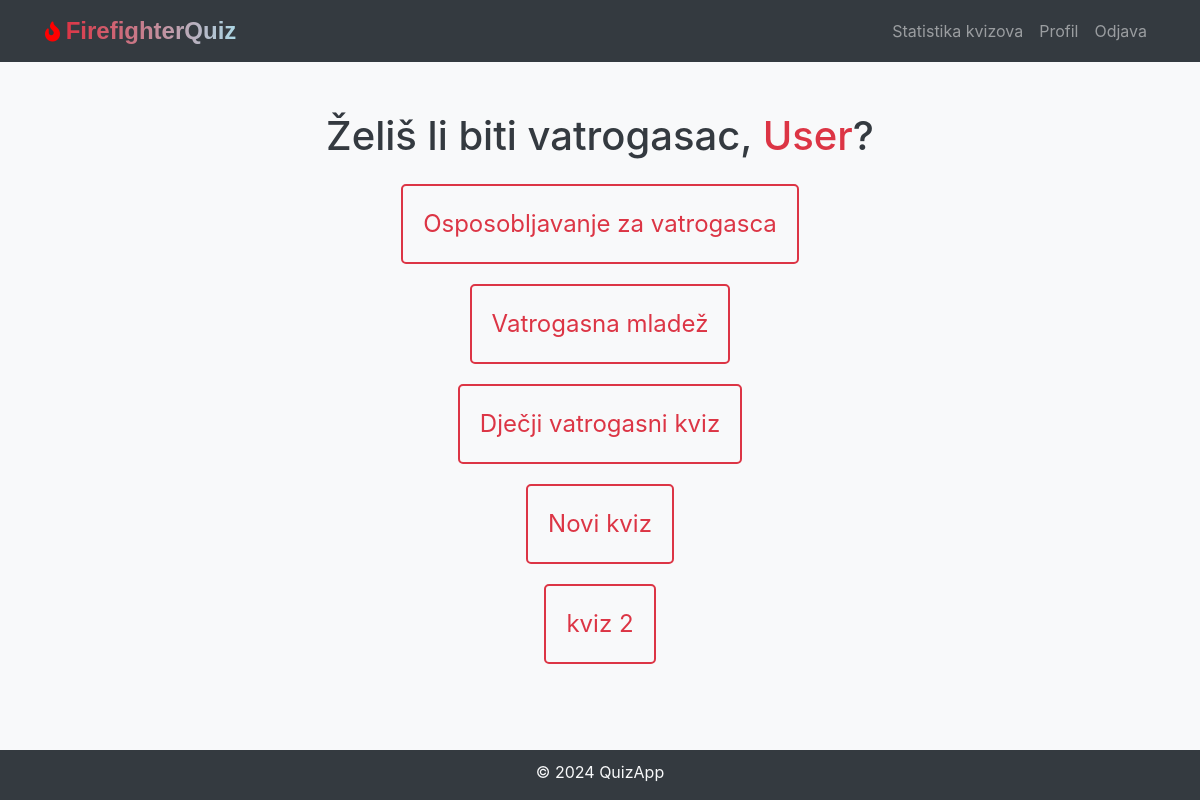
Screenshot of /welcome (signed in) with the database file from the repository.
### models.py (models this page shows, shortened)
class User(db.Model, UserMixin):
    id = db.Column(db.Integer, primary_key=True)
    username = db.Column(db.String(20), unique=True, nullable=False)
    first_name = db.Column(db.String(50), nullable=False)
    last_name = db.Column(db.String(50), nullable=False)
    email = db.Column(db.String(120), unique=True, nullable=False)
    password_hash = db.Column(db.String(128), nullable=False)
    quiz_scores = db.relationship('QuizScore', backref='user', lazy=True)
    is_admin = db.Column(db.Boolean, default=False, nullable=False)

class Quiz(db.Model):
    id = db.Column(db.Integer, primary_key=True)
    quiz_name = db.Column(db.String(255), nullable=False)
    questions = db.relationship('Question', backref='quiz', lazy=True)
    quiz_scores = db.relationship('QuizScore', backref='quiz', lazy=True)

### views.py (the view)
@views_app.route('/welcome')
@login_required
def welcome():
    quizzes = Quiz.query.all()
    return render_template('welcome.html', username=current_user.username, quizzes=quizzes)

### models.py (called while the page is built)
@login_manager.user_loader
def load_user(user_id):
    return User.query.get(int(user_id))

### templates/welcome.html (shortened to what this page needs)
<!DOCTYPE html>
<html lang="en">
<head>
    <link rel="stylesheet" href="https://maxcdn.bootstrapcdn.com/bootstrap/4.5.2/css/bootstrap.min.css">
    <link rel="stylesheet" href="{{ url_for('static', filename='css/styles-welcome.css') }}">
    <link rel="stylesheet" href="{{ url_for('static', filename='css/styles.css') }}">
    <link rel="stylesheet" href="https://cdnjs.cloudflare.com/ajax/libs/font-awesome/5.15.1/css/all.min.css"  />
</head>
<body>
{% include 'navbar.html' %}
<div class="container-welcome text-center">
    <h1 class="welcome-text text-dark">Želiš li biti vatrogasac, <span style="color: #dc3545;">{{ current_user.first_name|capitalize }}</span>?</h1>
    <div class="quiz-links mt-4 mx-auto">
        {% for quiz in quizzes %}
            <a href="{{ url_for('views.quiz', quiz_id=quiz.id) }}" class="quiz-block">
                <div class="quiz-link">{{ quiz.quiz_name }}</div>
            </a>
        {% endfor %}
    </div>
</div>
{% include 'footer.html' %}
</body>
</html>

### static/css/styles-welcome.css (style rules this page uses)
body { background-color: #f8f9fa; }
.container-welcome { text-align: center; margin-top: 50px; }
.welcome-text { margin-bottom: 20px; }
.quiz-links { display: flex; justify-content: center; flex-direction: column; align-items: center; }
.quiz-block { flex-basis: 100%; margin-bottom: 20px; padding: 20px; border: 2px solid #dc3545; border-radius: 5px; text-align: center; transition: background-color 0.3s; position: relative; color: #dc3545; }
.quiz-block, .quiz-block:link, .quiz-block:visited, .quiz-block:hover, .quiz-block:active { text-decoration: none; }
.quiz-link { text-decoration: none; font-size: 1.5rem; display: block; position: relative; z-index: 1; }
.quiz-link:before { content: ''; position: absolute; width: 100%; height: 100%; top: 0; left: 0; z-index: -1; }

### static/css/styles.css (style rules this page uses)
body { padding-bottom: 70px; }

### rows the page displays
User: first_name "User"
Quiz: quiz_name "Osposobljavanje za vatrogasca"
Quiz: quiz_name "Vatrogasna mladež"
Quiz: quiz_name "Dječji vatrogasni kviz"
Quiz: quiz_name "Novi kviz"
Quiz: quiz_name "kviz 2"
